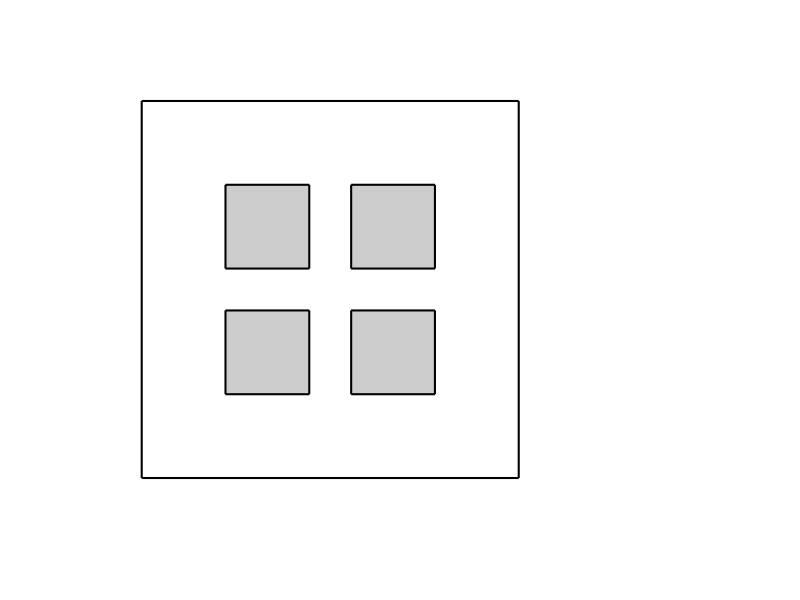

Source code (MATLAB): (Note: this script raises an error after producing the figure.)
%
%=========VisiLibity Demonstration Script=========
%
%This script uses the the MEX-files generated from
%visibility_polygon.cpp and in_environment.cpp.  Follow
%the instructions in the respective .cpp files to create
%these MEX-files before running this script. A graphical
%representation of the supplied environment file
%example1.environment is dislplayed and the user can
%then select points (must be in the environment) with
%the mouse and the visibility polygon of that point will
%be computed and plotted over the environment.
%


%Clear the desk
% clear all; close all; clc;
% format long;
% 
load('Online.mat');


environment_min_x = min(environment{1}(:,1));
environment_max_x = max(environment{1}(:,1));
environment_min_y = min(environment{1}(:,2));
environment_max_y = max(environment{1}(:,2));
X_MIN = environment_min_x-0.1*(environment_max_x-environment_min_x);
X_MAX = environment_max_x+0.1*(environment_max_x-environment_min_x);
Y_MIN = environment_min_y-0.1*(environment_max_y-environment_min_y);
Y_MAX = environment_max_y+0.1*(environment_max_y-environment_min_y);



%Clear plot and form window with desired properties
clf; hold on;
axis equal; axis off; axis([X_MIN X_MAX+4 Y_MIN Y_MAX]);


%Plot Environment
patch( environment{1}(:,1) , environment{1}(:,2) , 0.1*ones(1,length(environment{1}(:,1)) ) , ...
    'w' , 'linewidth' , 1.5 );
for i = 2 : size(environment,2)
    patch( environment{i}(:,1) , environment{i}(:,2) , 0.1*ones(1,length(environment{i}(:,1)) ) , ...
        'k' , 'EdgeColor' , [0 0 0] , 'FaceColor' , [0.8 0.8 0.8] , 'linewidth' , 1.5 );
end




%Select test points and plot resulting visibility polygon

% current_x =[2,3,4,3,3,2,1,1,2,2,3,4,5,5,6,7,7,7]; % 
% current_y =[14,14,14,14,13,13,13,12,12,13,13,13,13,14,14,14,15,16];

% current_x = [4,4,4,5,6,7,6,7,6,7,6,7,6]; % 
% current_y = [6,7,8,8,8,8,8,8,8,8,8,8,8];
% 
% sensor_x = [4,4,4,4,5,6,7,6,7,6,7,6,7];
% sensor_y = [9,8,7,8,8,8,8,8,8,8,8,8,8];

current_x = Record_path_Agent(1,:);     %[5,4,3,2,1,1,1,2,3,3,3,4,5,6,7,8,8];
current_y = Record_path_Agent(2,:);     %[7,7,7,7,7,6,5,5,5,4,3,3,3,3,3,3,4];

sensor_x =  Record_path_Opponent(1,:);  %[5, 5,5,5,4,3,2,1,1,1,1,1,1,1,1,1,1];
sensor_y =  Record_path_Opponent(2,:);  %[10,9,8,7,7,7,7,7,6,5,4,5,6,7,6,5,4];

% current_x = [13,13,13,13,13,14,15,15];
% current_y = [ 5, 6, 7, 8, 9, 9, 9,10];
% 
% sensor_x =  [12,13,13,13,13,13,14,15];
% sensor_y =  [ 8, 8, 7, 7, 8, 9, 9, 9];

 Teammate1 =  Teammate;
%  Teammate2 = [10,11];

% Teammate3 = [13,6];
Total_scan = false(50,50);
reward_step = 0;
discount_factor = 0.8;

Ne_Total = 0;

for ii= 1: nnz(current_x)
    
    %Acquire test point.
    %[observer_x observer_y] = ginput(1);
    observer_x = current_x(ii);
    observer_y = current_y(ii);
    %Make sure the current point is in the environment
    if  in_environment( [observer_x observer_y] , environment , epsilon )
        
        %             Clear plot and form window with desired properties
        clf;  hold on;
        axis equal; axis off; axis([X_MIN X_MAX+4 Y_MIN Y_MAX+2]);
        
        %Plot environment
        patch( environment{1}(:,1) , environment{1}(:,2) , 0.1*ones(1,length(environment{1}(:,1)) ) , ...
            'w' , 'linewidth' , 1.5 );
        for i = 2 : size(environment,2)
            patch( environment{i}(:,1) , environment{i}(:,2) , 0.1*ones(1,length(environment{i}(:,1)) ) , ...
                'k' , 'EdgeColor' , [0 0 0] , 'FaceColor' , [0.8 0.8 0.8] , 'linewidth' , 0.1 );
        end

        
        
        %             Plot observer
        plot3( observer_x , observer_y , 0.3 , ...
            'o' , 'Markersize' , 15 , 'MarkerEdgeColor' , 'k' , 'MarkerFaceColor' , 'r' );
        hold on
        
        
         W{1} = visibility_polygon( [sensor_x(ii) sensor_y(ii)] , environment , epsilon , snap_distance );
         V{1} = visibility_polygon( [observer_x observer_y] , environment , epsilon , snap_distance );

        
        %sensor polygon
       
        Area_sensor = polyarea(W{1}(:,1),W{1}(:,2));
        patch( W{1}(:,1) , W{1}(:,2) , 0.1*ones( size(W{1},1) , 1 ) , ...
            [0.7,0.7,0.9] , 'LineStyle' , 'none' );
%         plot3( W{1}(:,1) , W{1}(:,2) , 0.1*ones( size(W{1},1) , 1 ) , ...
%             'y*' , 'Markersize' , 5 );
        plot3( sensor_x(ii) , sensor_y(ii) , 0.3 , ...
            's' , 'Markersize' , 15, 'MarkerFaceColor' , [0.9,0.8,0.7],'MarkerFaceColor','b','MarkerEdgeColor','b' );
        
        
        %total polygon

        Total_visiable{ii} =  V;
        
        for k = 1:ii-1
            tpatch = patch( Total_visiable{k}{1}(:,1) , Total_visiable{k}{1}(:,2) , 0.1*ones( size(Total_visiable{k}{1},1) , 1 ) , ...
                [0.9,0.8,0.8] , 'LineStyle' , 'none' );
            alpha(tpatch,0.6)
        end
        
          %Compute and plot visibility polygon
        
        Area = polyarea(V{1}(:,1),V{1}(:,2));
        
        vpatch= patch( V{1}(:,1) , V{1}(:,2) , 0.1*ones( size(V{1},1) , 1 ) , ...
            [0.9,0.5,0.5],'LineStyle' , 'none' );
%         plot3( V{1}(:,1) , V{1}(:,2) , 0.1*ones( size(V{1},1) , 1 ) , ...
%             'b*' , 'Markersize' , 5 );
        alpha(vpatch, 0.6)

        
        hold on
        
        if mod(ii,Teammate_appear_mod) == 0
            plot3(Teammate1(1),Teammate1(2), 0.3 , ...
                'p' , 'Markersize' , 16, 'MarkerFaceColor' , [0.9,0.8,0.7],'MarkerFaceColor','r','MarkerEdgeColor','r' );
%             plot3(Teammate2(1),Teammate2(2), 0.3 , ...
%                 'p' , 'Markersize' , 16, 'MarkerFaceColor' , [0.9,0.8,0.7],'MarkerFaceColor','r','MarkerEdgeColor','r' );
%                     plot3(Teammate3(1),Teammate3(2), 0.3 , ...
            %             'p' , 'Markersize' , 16, 'MarkerFaceColor' , [0.9,0.8,0.7],'MarkerFaceColor','r','MarkerEdgeColor','r' );
            %
        end
        %%overlap area
        x1= V{1}(:,1);
        y1= V{1}(:,2);
        b1 = poly2mask(x1,y1,50, 50);
        areaImage = bwarea(b1);
        Total_scan = b1 | Total_scan;
        reward_step(ii) = bwarea(Total_scan);
    end
    
    if  in_environment( [sensor_x(ii) sensor_y(ii)] , V , epsilon )
%         fprintf('\nThe robot is detected!\n');
%         t=text(6,13,1,'Robot Detected');
%         t(1).Color = 'r';
%         t(1).FontSize = 20;       
        sensor_detect_indicator(ii) = 1;
    else
        sensor_detect_indicator(ii)= 0;
    end
    
    
    if  in_environment( [Teammate1(1),Teammate1(2)] , W , epsilon ) && mod(ii,3) == 1 
        Teammate_detect_indicator1(ii) = 1;
    else
        Teammate_detect_indicator1(ii)= 0;
    end
    
    
%     if  in_environment( [Teammate2(1),Teammate2(2)] , W , epsilon )
%         Teammate_detect_indicator2(ii) = 1;
%     else
%         Teammate_detect_indicator2(ii)= 0;
%     end
%     
%     
%     if  in_environment( [Teammate3(1),Teammate3(2)] , W , epsilon )
%         Teammate_detect_indicator3(ii) = 1;
%     else
%         Teammate_detect_indicator3(ii)= 0;
%     end
   
     plot3(sensor_x(1:ii),sensor_y(1:ii),0.1*ones( nnz(sensor_x(1:ii)) , 1 ),'b','LineWidth',5)
     plot3(current_x(1:ii),current_y(1:ii),0.1*ones( nnz(current_x(1:ii)) , 1 ),'r','LineWidth',3)
     pause(0.1)
    txt = ['T = ',num2str(ii)];
    text(X_MAX/2-1,Y_MAX+1,txt,'FontSize',15)
    
    
    if sum(Teammate_detect_indicator1(1:ii)) > 0
        Teammate_detected1 = 1;
    else
        Teammate_detected1 = 0;
    end
    
        
%     if sum(Teammate_detect_indicator2(1:ii)) > 0
%         Teammate_detected2 = 1;
%     else
%         Teammate_detected2 = 0;
%     end
%     
%         
%     if sum(Teammate_detect_indicator3(1:ii)) > 0
%         Teammate_detected3 = 1;
%     else
%         Teammate_detected3 = 0;
%     end
    
    Ne_Total = Ne_Total + Teammate_detect_indicator1(ii)*Negtive_Teammate*discount_factor^sum(Teammate_detect_indicator1(1:ii));
%     Total_reward_step(ii) = reward_step(ii)- Negtive_Reward*sum(sensor_detect_indicator(1:ii))- Teammate_detected1*Negtive_Teammate - Teammate_detected2*Negtive_Teammate - Teammate_detected3*Negtive_Teammate;
%     if ii == 1
%         txt2 = ['Accumulated reward=',num2str(Total_reward_step(ii)), ', New Region Reward=',num2str(reward_step(ii))];
%     else
%         txt2 = ['Accumulated reward=',num2str(Total_reward_step(ii)), ', New Region Reward=',num2str(reward_step(ii) - reward_step(ii-1))];
%     end

%     text(X_MAX/2-5,Y_MAX,txt2,'FontSize',8)

    
    
    txt3 = [ 'Penalty(Detected)=',num2str(Negtive_Reward*sensor_detect_indicator(ii)),', Penalty(Teammate)=', num2str(Teammate_detect_indicator1(ii)*Negtive_Teammate*discount_factor^sum(Teammate_detect_indicator1(1:ii)-1))];
%        if sum(Teammate_detect_indicator(1:ii-1)) > 0
%              txt3 = [ 'Penalty(Detected)=',num2str(Negtive_Reward*sensor_detect_indicator(ii)),', Penalty(Teammate)=0'];
       if Teammate_detect_indicator1(ii)== 1
            txt3 = [ 'Penalty(Detected)=',num2str(Negtive_Reward*sensor_detect_indicator(ii)),', Penalty(Teammate)=10'];
       else
            txt3 = [ 'Penalty(Detected)=',num2str(Negtive_Reward*sensor_detect_indicator(ii)),', Penalty(Teammate)=0'];
       end
%     text(X_MAX/2-5,Y_MAX - 1,txt3,'FontSize',8)
    hold off
    
     mov(ii) = getframe(gca);
     jj = ii;
%      imwrite(mov(ii),sprintf('High%d.jpg',jj))
    %sensor the next point
    fname = sprintf('myfile%d.png', ii);
    saveas(gcf,fname)
%     
    
end

% v = VideoWriter('newfile.mp4','MPEG-4');
% v.FrameRate = 0.5;
% open(v)
% writeVideo(v,mov)
% close(v)
% hold on
%  plot3(sensor_x,sensor_y,0.1*ones( nnz(sensor_x) , 1 ),'b','LineWidth',5)
%  plot3(current_x,current_y,0.1*ones( nnz(current_x) , 1 ),'r','LineWidth',5)


 
for k = 1:ii
    if sum(Teammate_detect_indicator1(1:k)) > 0
        Teammate_detected1 = 1;
    else
        Teammate_detected1 = 0;
    end
    
    reward_step(k) = reward_step(k)- Negtive_Reward*sum(sensor_detect_indicator(1:k))- sum(Teammate_detect_indicator1)*Negtive_Teammate;
end

